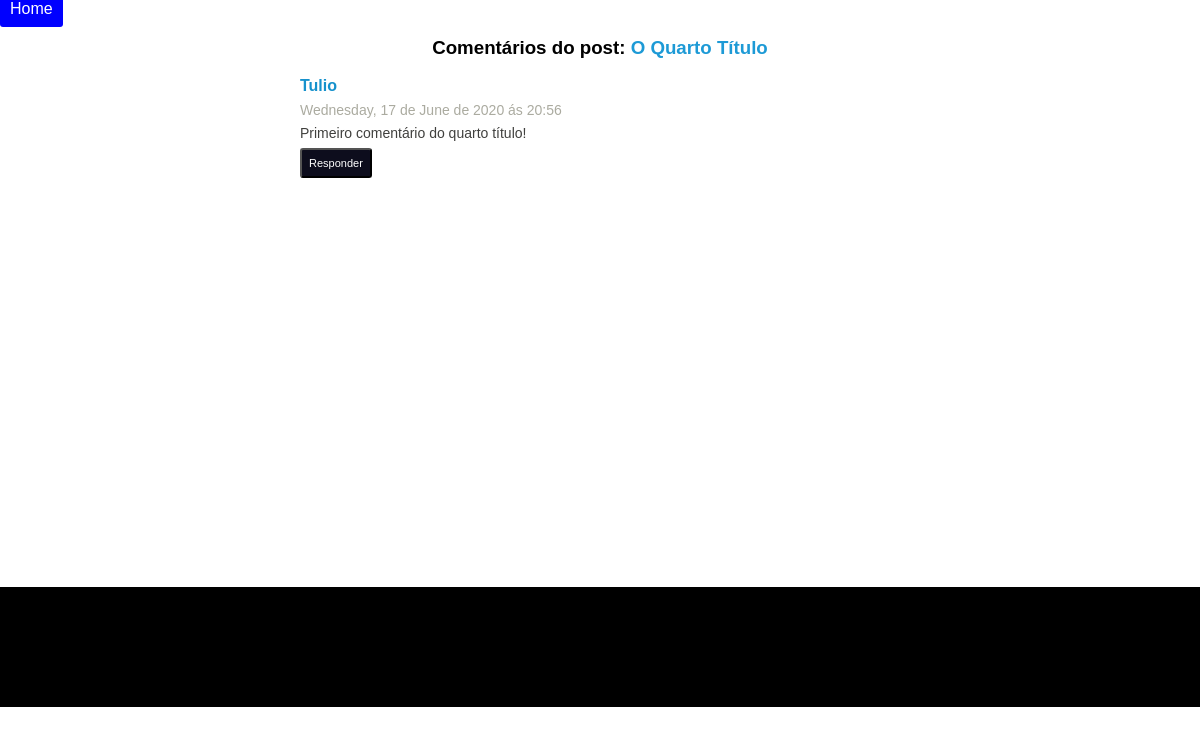
Screenshot of /comments.php?id=4 with the database file from the repository.
### tables this page shows
CREATE TABLE IF NOT EXISTS `artigos` (
	`id` INT(11) NOT NULL AUTO_INCREMENT,
	`title` VARCHAR(120) NOT NULL COLLATE 'latin1_swedish_ci',
	`text_post` TEXT(65535) NOT NULL COLLATE 'latin1_swedish_ci',
	PRIMARY KEY (`id`) USING BTREE
)
COLLATE='latin1_swedish_ci';

CREATE TABLE IF NOT EXISTS `comments` (
	`id` INT(11) NOT NULL AUTO_INCREMENT,
	`id_post` INT(11) NOT NULL,
	`comment` TEXT(65535) NOT NULL COLLATE 'latin1_swedish_ci',
	`name` VARCHAR(50) NOT NULL COLLATE 'latin1_swedish_ci',
	`email` VARCHAR(100) NOT NULL COLLATE 'latin1_swedish_ci',
	`date_time` DATETIME NOT NULL,
	`id_resp` INT(11) NULL DEFAULT NULL,
	PRIMARY KEY (`id`) USING BTREE
)
COLLATE='latin1_swedish_ci';

### model.php (called while the page is built, shortened)
<?php
include 'connect.php';
	function select_post_for_id($id) {
		global $pdo;
		$sql = "SELECT * FROM artigos WHERE id = :id";
		$sql = $pdo->prepare($sql);
		$sql->bindValue(':id', $id);
		$sql->execute();
		if($sql->rowCount() > 0) {
			return $sql->fetch(\PDO::FETCH_ASSOC);
		} else {
			return false;
		}
	}
	function select_comment_for_id($id_post) {
		global $pdo;
		$sql = "SELECT * FROM comments WHERE id_post = :id_post";
		$sql = $pdo->prepare($sql);
		$sql->bindValue(':id_post', $id_post);
		$sql->execute();
		$comments = array();
		if($sql->rowCount() > 0) {
			while($campos = $sql->fetchObject()) {
				$comments[$campos->id_resp][$campos->id] = array(
					'name'=>$campos->name, 'comment'=>$campos->comment,
					'date_time'=>$campos->date_time,
					'id'=>$campos->id, 'id_resp'=>$campos->id_resp
				);
			}
			return $comments;
		}
	}
	function formatoDataHora($dados) {
		if(!empty($dados)) {
			$horaData = strftime('%A, %d de %B de %Y '.utf8_decode('ás').' %H:%M', strtotime($dados));
			return utf8_encode($horaData);
		} else {
			return false;
		}
	}
?>

### comments.php (the view, shortened to what this page needs)
<?php
include 'views/header.php';
include 'model.php';
if(!empty($_GET['id'])) {
	$comment = select_comment_for_id($_GET['id']);
	$dados = select_post_for_id($_GET['id']);
}
?>
<a class="button" href="index.php">Home</a>
<center>
	<h3>Comentários do post: <a href="post.php?id=<?php echo $_GET['id']; ?>"><?php echo $dados['title']; ?></a></h3>
<div class="area_comments">
		<?php foreach($comment[NULL] as $id_comentario => $value): ?>
		<div class="comments">
				<div class="box_comments">
					<ul>
						<li class="name_comment"><strong><?php echo $value['name'];  ?></strong></li>
						<li class="date_time"><?php echo formatoDataHora($value['date_time']);  ?></li>
						<li class="comment"><?php echo utf8_decode($value['comment']);  ?></li>
					</ul>
				</div>
				<div class="open_comment">
					<button type="button" class="button_resp">Responder</button>
				</div>
			<br/>
		</div>
	<?php endforeach; ?>
</div>
</center>
<?php include 'views/footer.php'; ?>

### css/style.css (style rules this page uses)
body { padding:0px; margin:0px; font-family: 'arial'; }
a { color:#1d9ad6; text-decoration: none; }
.button { padding: 10px; background-color: blue; color: #fff; border-radius: 3px; }
.area_comments { min-height: 400px; margin-bottom: 110px; }
.comments { width: 600px; text-align: justify; }
.box_comments { width: 600px; color:#40403e; }
.box_comments ul { list-style: none; padding:0px; margin:0px; }
.box_comments li { margin-bottom: 07px; }
.name_comment { color: #1691cc; }
.date_time { color: #ababa0; font-size: 14px; }
.comment { font-size: 14px; }
.open_comment button { margin-left: 0px; }
.button_resp, .button_comment, .button_resp_2 { padding: 07px; font-size: 11px; background-color: #0d0d1d; color: #fff; border-radius: 3px; margin-bottom: 05px; }

### rows the page displays
artigos: title "O Quarto Título"
comments: name "Tulio", date_time "Wednesday, 17 de June de 2020 ás 20:56", comment "Primeiro comentário do quarto título!"
